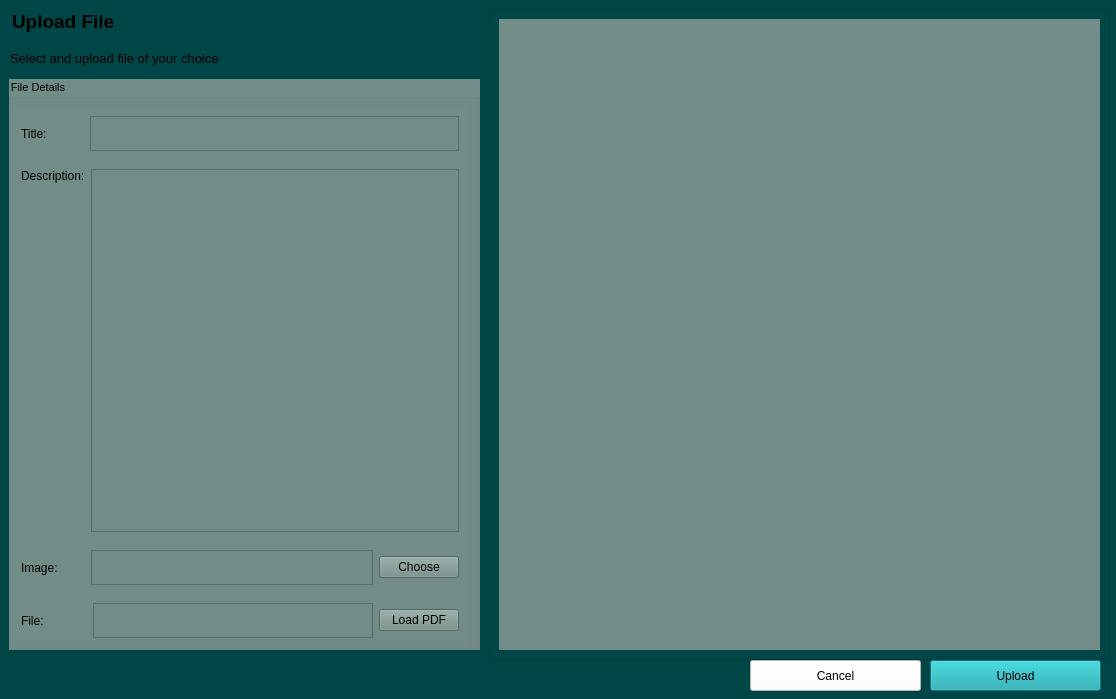
<?xml version="1.0" encoding="UTF-8"?>
<ui version="4.0">
 <class>MainWindow</class>
 <widget class="QMainWindow" name="MainWindow">
  <property name="geometry">
   <rect>
    <x>0</x>
    <y>0</y>
    <width>1116</width>
    <height>699</height>
   </rect>
  </property>
  <property name="windowTitle">
   <string>MainWindow</string>
  </property>
  <property name="styleSheet">
   <string notr="true">background-color: rgb(0, 70, 70);</string>
  </property>
  <widget class="QWidget" name="centralwidget">
   <widget class="QGroupBox" name="groupBox">
    <property name="geometry">
     <rect>
      <x>9</x>
      <y>79</y>
      <width>471</width>
      <height>571</height>
     </rect>
    </property>
    <property name="maximumSize">
     <size>
      <width>500</width>
      <height>16777215</height>
     </size>
    </property>
    <property name="font">
     <font>
      <pointsize>8</pointsize>
     </font>
    </property>
    <property name="styleSheet">
     <string notr="true">background-color: rgb(114, 140, 135);</string>
    </property>
    <property name="title">
     <string>File Details</string>
    </property>
    <property name="flat">
     <bool>false</bool>
    </property>
    <property name="checkable">
     <bool>false</bool>
    </property>
    <layout class="QVBoxLayout" name="verticalLayout">
     <property name="spacing">
      <number>0</number>
     </property>
     <property name="leftMargin">
      <number>0</number>
     </property>
     <property name="bottomMargin">
      <number>0</number>
     </property>
     <item alignment="Qt::AlignTop">
      <widget class="QWidget" name="widget" native="true">
       <layout class="QHBoxLayout" name="horizontalLayout_2">
        <item>
         <widget class="QLabel" name="label">
          <property name="text">
           <string>Title:           </string>
          </property>
         </widget>
        </item>
        <item>
         <widget class="QTextEdit" name="textEdit_2">
          <property name="maximumSize">
           <size>
            <width>16777215</width>
            <height>35</height>
           </size>
          </property>
         </widget>
        </item>
       </layout>
      </widget>
     </item>
     <item>
      <widget class="QWidget" name="widget_4" native="true">
       <layout class="QHBoxLayout" name="horizontalLayout_5">
        <item alignment="Qt::AlignTop">
         <widget class="QLabel" name="label_4">
          <property name="text">
           <string>Description:</string>
          </property>
         </widget>
        </item>
        <item>
         <widget class="QTextEdit" name="textEdit"/>
        </item>
       </layout>
      </widget>
     </item>
     <item alignment="Qt::AlignTop">
      <widget class="QWidget" name="widget_2" native="true">
       <layout class="QHBoxLayout" name="horizontalLayout_3">
        <item>
         <widget class="QLabel" name="label_2">
          <property name="text">
           <string>Image:        </string>
          </property>
         </widget>
        </item>
        <item>
         <widget class="QTextBrowser" name="textBrowser_2">
          <property name="maximumSize">
           <size>
            <width>16777215</width>
            <height>35</height>
           </size>
          </property>
         </widget>
        </item>
        <item>
         <widget class="QPushButton" name="pushButton">
          <property name="text">
           <string>Choose</string>
          </property>
         </widget>
        </item>
       </layout>
      </widget>
     </item>
     <item alignment="Qt::AlignTop">
      <widget class="QWidget" name="widget_3" native="true">
       <layout class="QHBoxLayout" name="horizontalLayout_4">
        <item>
         <widget class="QLabel" name="label_3">
          <property name="text">
           <string>File:             </string>
          </property>
         </widget>
        </item>
        <item>
         <widget class="QTextBrowser" name="textBrowser_3">
          <property name="maximumSize">
           <size>
            <width>16777215</width>
            <height>35</height>
           </size>
          </property>
         </widget>
        </item>
        <item>
         <widget class="QPushButton" name="pushButtonLoadPDF">
          <property name="text">
           <string>Load PDF</string>
          </property>
         </widget>
        </item>
       </layout>
      </widget>
     </item>
    </layout>
   </widget>
   <widget class="QLabel" name="label_5">
    <property name="geometry">
     <rect>
      <x>12</x>
      <y>10</y>
      <width>461</width>
      <height>23</height>
     </rect>
    </property>
    <property name="font">
     <font>
      <pointsize>12</pointsize>
     </font>
    </property>
    <property name="text">
     <string>&lt;html&gt;&lt;head/&gt;&lt;body&gt;&lt;p&gt;&lt;span style=&quot; font-size:14pt; font-weight:700;&quot;&gt;Upload File&lt;/span&gt;&lt;/p&gt;&lt;/body&gt;&lt;/html&gt;</string>
    </property>
   </widget>
   <widget class="QLabel" name="label_6">
    <property name="geometry">
     <rect>
      <x>10</x>
      <y>50</y>
      <width>461</width>
      <height>17</height>
     </rect>
    </property>
    <property name="text">
     <string>&lt;html&gt;&lt;head/&gt;&lt;body&gt;&lt;p&gt;&lt;span style=&quot; font-size:10pt;&quot;&gt;Select and upload file of your choice&lt;/span&gt;&lt;/p&gt;&lt;/body&gt;&lt;/html&gt;</string>
    </property>
   </widget>
   <widget class="QScrollArea" name="scrollArea">
    <property name="geometry">
     <rect>
      <x>489</x>
      <y>9</y>
      <width>621</width>
      <height>651</height>
     </rect>
    </property>
    <property name="widgetResizable">
     <bool>true</bool>
    </property>
    <widget class="QWidget" name="scrollAreaWidgetContents_3">
     <property name="geometry">
      <rect>
       <x>0</x>
       <y>0</y>
       <width>619</width>
       <height>649</height>
      </rect>
     </property>
     <layout class="QVBoxLayout" name="verticalLayout_2">
      <item>
       <widget class="QWidget" name="scrollAreaWidgetContents_4" native="true">
        <property name="minimumSize">
         <size>
          <width>550</width>
          <height>0</height>
         </size>
        </property>
        <property name="styleSheet">
         <string notr="true">background-color: rgb(114, 140, 135);</string>
        </property>
       </widget>
      </item>
     </layout>
    </widget>
   </widget>
   <widget class="QPushButton" name="pushButton_2">
    <property name="geometry">
     <rect>
      <x>930</x>
      <y>660</y>
      <width>171</width>
      <height>31</height>
     </rect>
    </property>
    <property name="styleSheet">
     <string notr="true">color: rgb(0, 0, 0);
background-color: rgb(19, 163, 171);</string>
    </property>
    <property name="text">
     <string>Upload</string>
    </property>
   </widget>
   <widget class="QPushButton" name="pushButton_3">
    <property name="geometry">
     <rect>
      <x>750</x>
      <y>660</y>
      <width>171</width>
      <height>31</height>
     </rect>
    </property>
    <property name="styleSheet">
     <string notr="true">background-color: rgb(255, 255, 255);
color: rgb(0, 0, 0);</string>
    </property>
    <property name="text">
     <string>Cancel</string>
    </property>
   </widget>
  </widget>
 </widget>
 <resources>
  <include location="../Qss/icons/_icons.qrc"/>
 </resources>
 <connections/>
</ui>
